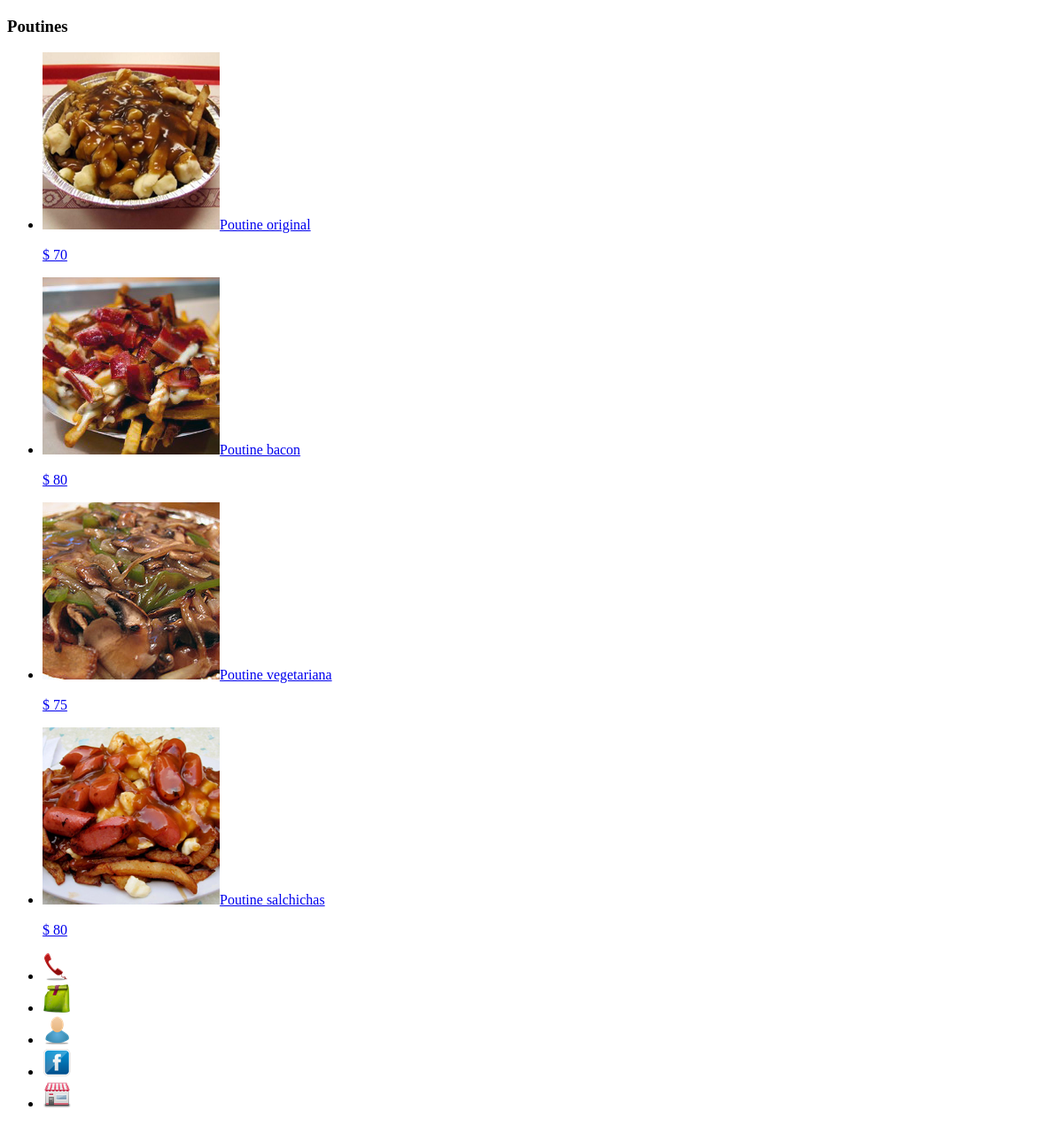
Page /index.php/movil/categorias/ver/3 on the committed database.
### tables this page shows
CREATE TABLE IF NOT EXISTS `articulo_menu` (
  `id` int(10) DEFAULT NULL,
  `id_categoria` int(10) DEFAULT NULL,
  `nombre` varchar(50) DEFAULT NULL,
  `descripcion` varchar(300) DEFAULT NULL,
  `foto` varchar(50) DEFAULT NULL,
  `precio` float DEFAULT NULL
);

### application/controllers/movil/categorias.php (called while the page is built, shortened)
<?php
class Categorias extends CI_Controller {
    public function ver($id) {
        $this->load->model('Comercio');
        $this->Comercio->load();
        $data['comercio'] = $this->Comercio;
        $this->load->model('Categoria');
        $this->Categoria->load($id);
        $data['categoria'] = $this->Categoria;
        $data['titulo'] = $this->Categoria->nombre;
        $this->load->view('movil/categoria', $data);
    }
}
?>

### index.php (called while the page is built, shortened)
<?php
require_once BASEPATH.'core/CodeIgniter.php';

### application/models/comercio.php (called while the page is built, shortened)
<?php
class Comercio extends CI_Model {
    function load() {
        $query = $this->db->get('categoria');
        $resultadosCategorias = $query->result();
        foreach ($resultadosCategorias as $resultadosCategoria) {
            $categoria = new Categoria();
        }
    }
}
?>

### application/models/categoria.php (called while the page is built, shortened)
<?php
class Categoria extends CI_Model {
    function load($id) {
        $this->db->select('*');
        $this->db->from('articulo_menu');
        $this->db->where('id_categoria', $id);
        $query = $this->db->get();
        $resultadosArticulos = $query->result();
        foreach ($resultadosArticulos as $resultadosArticulo) {
            $articulo = new ArticuloMenu();
            $articulo->id = $resultadosArticulo->id;
            $articulo->nombre = $resultadosArticulo->nombre;
            $articulo->foto = $resultadosArticulo->foto;
            $articulo->precio = $resultadosArticulo->precio;
        }
    }
}
?>

### application/views/movil/categoria.php (the view)
<?php
include 'html-head.php';
include 'header-titulotexto.php';
?>
<div>
    <ul data-role="listview" id="lista">
        <?php
        foreach ($categoria->articulos as $articuloMenu) {
            echo '<li>';
            echo '<a href="' . site_url('movil/articulos/ver/' . $articuloMenu->id) . '">';
            echo '<img src="' . base_url($articuloMenu->foto) . '"/>';
            echo $articuloMenu->nombre;
            echo '<p><p/><p>$ ' . $articuloMenu->precio . '</p>';
            echo '</a>';
            echo '</li>';
        }
        ?>
    </ul>
</div>
<?php
include 'footer.php';
?>

### rows in the picture
articulo_menu: foto (picture), nombre "Poutine original", precio "70"
articulo_menu: foto (picture), nombre "Poutine bacon", precio "80"
articulo_menu: foto (picture), nombre "Poutine vegetariana", precio "75"
articulo_menu: foto (picture), nombre "Poutine salchichas", precio "80"

### other values in the picture
$titulo "Poutines"
